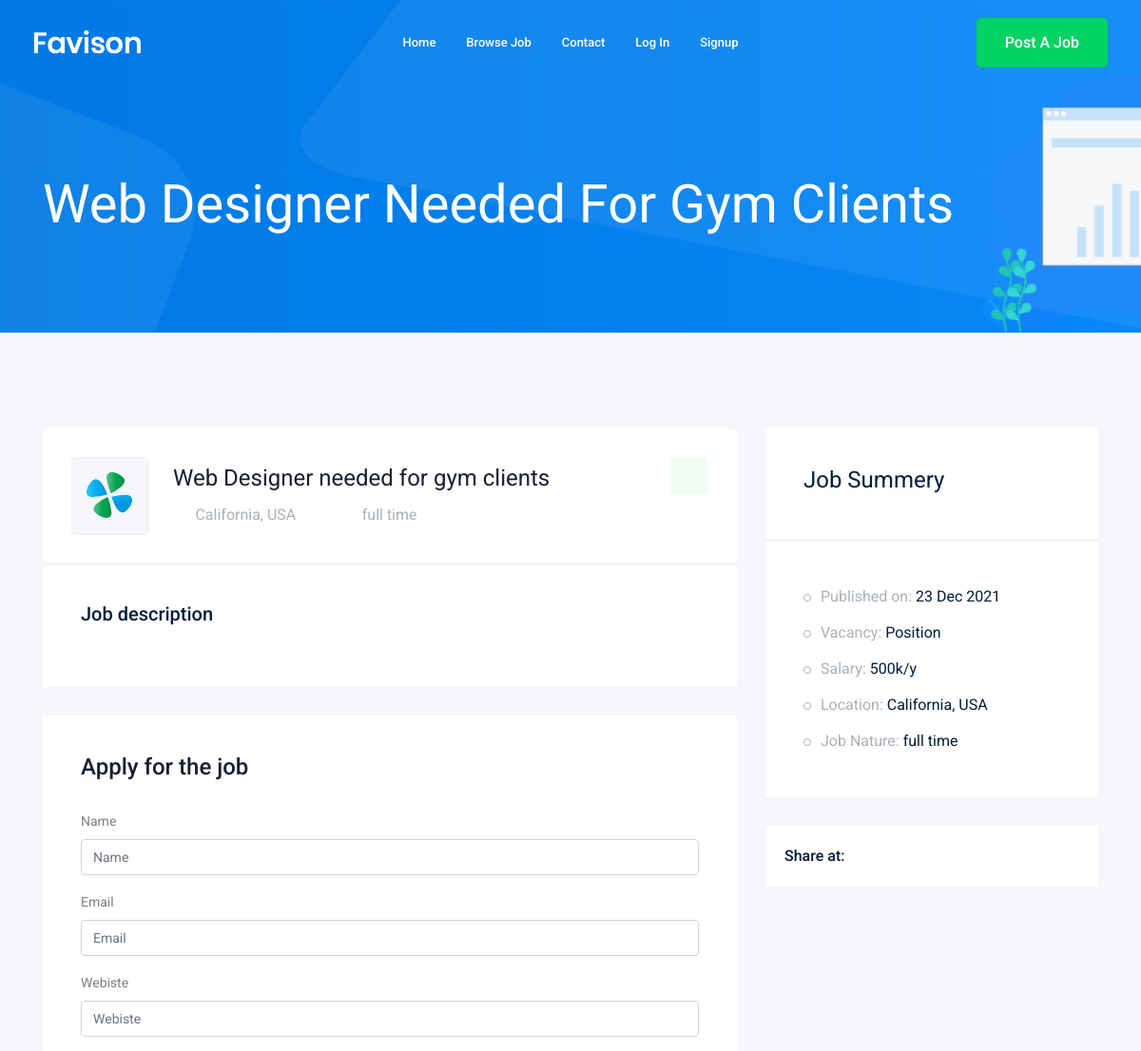
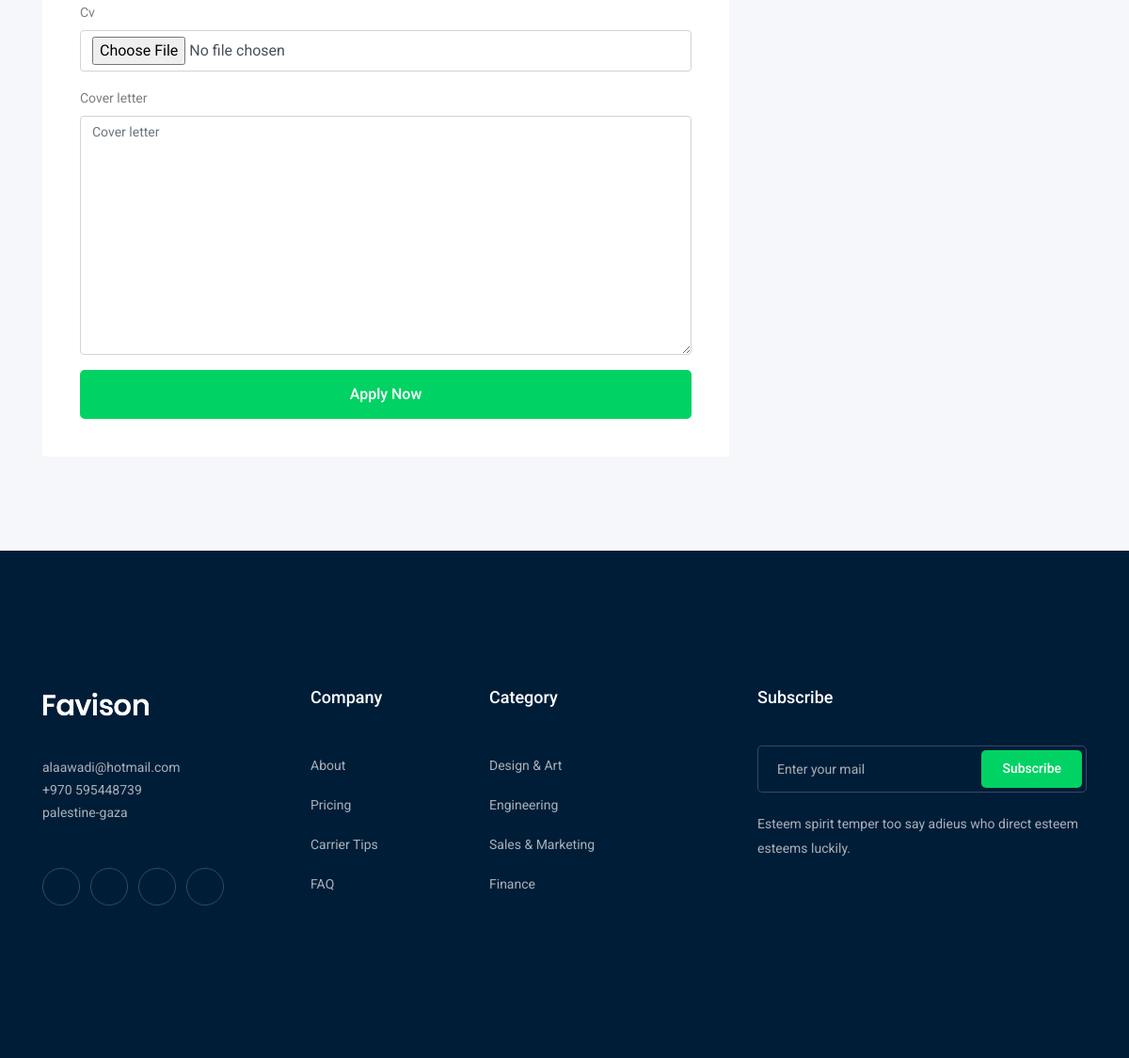
/job/web-designer-needed-for-gym-clients/, run on the app's committed database (2 pictures, top to bottom).
### job/models.py (models this page shows, shortened)
class Job(models.Model):
    owner = models.ForeignKey(User, related_name='job_owner', on_delete=models.CASCADE)
    title=models.CharField(max_length=50)
    job_type=models.CharField(max_length=20 , choices=JOB_TYPE)
    discription=models.TextField(max_length= 1000)
    published_at=models.DateTimeField(auto_now=True)
    vacancy=models.IntegerField(default=1)
    salary=models.IntegerField(default=0)
    experience=models.IntegerField(default=1)
    category= models.ForeignKey('Category',on_delete=models.CASCADE)
    image=models.ImageField(upload_to=image_upload)
    location=models.CharField(max_length=25,blank=True,null=True)
    map= models.URLField(blank=True,null=True)
    slug = models.SlugField(blank=True, null=True)
    def __str__(self):
        return self.title

### job/views.py (the view)
# urls.py: path('<str:slug>',views.job_detail , name='job_detail'),
def job_detail(request , slug):
    job_detail = Job.objects.get(slug=slug)
    form = ApplyForm()
    if request.method=='POST':
        form = ApplyForm(request.POST , request.FILES)
        if form.is_valid():
            myform = form.save(commit=False)
            myform.job = job_detail
            myform.owner = request.user
            myform.save()
    else:
        form = ApplyForm()
    context = {'job' : job_detail , 'form1':form}
    return render(request,'job/job_detail.html',context)

### job/form.py
class ApplyForm(forms.ModelForm):
    class Meta:
        model = Apply
        fields = ['name' ,'email','webiste','cv','cover_letter']

### course_file/django-job-board-master/job/templates/job/job_detail.html (shortened to what this page needs)
{% extends 'base.html' %}
{% load bootstrap4 %}
{% block body %}
    <div class="bradcam_area bradcam_bg_1">
        <div class="container">
            <div class="row">
                <div class="col-xl-12">
                    <div class="bradcam_text">
                        <h3>{{job}}</h3>
                    </div>
                </div>
            </div>
        </div>
    </div>
    <div class="job_details_area">
        <div class="container">
            <div class="row">
                <div class="col-lg-8">
                    <div class="job_details_header">
                        <div class="single_jobs white-bg d-flex justify-content-between">
                            <div class="jobs_left d-flex align-items-center">
                                <div class="thumb">
                                    <img src="img/svg_icon/1.svg" alt="">
                                </div>
                                <div class="jobs_conetent">
                                    <a href="#"><h4>{{job}}</h4></a>
                                    <div class="links_locat d-flex align-items-center">
                                        <div class="location">
                                            <p> <i class="fa fa-map-marker"></i> California, USA</p>
                                        </div>
                                        <div class="location">
                                            <p> <i class="fa fa-clock-o"></i>{{job.job_type}}</p>
                                        </div>
                                    </div>
                                </div>
                            </div>
                            <div class="jobs_right">
                                <div class="apply_now">
                                    <a class="heart_mark" href="#"> <i class="ti-heart"></i> </a>
                                </div>
                            </div>
                        </div>
                    </div>
                    <div class="descript_wrap white-bg">
                        <div class="single_wrap">
                            <h4>Job description</h4>
                        </div>
                    </div>
                    <div class="apply_job_form white-bg">
                        <h4>Apply for the job</h4>
                        <form method="POST" enctype="multipart/form-data">
                            {% bootstrap_form form1 %}
                            {% buttons %}
                                <button class="boxed-btn3 w-100" type="submit">Apply Now</button>
                            {% endbuttons %}
                        </form>
                    </div>
                </div>
                <div class="col-lg-4">
                    <div class="job_sumary">
                        <div class="summery_header">
                            <h3>Job Summery</h3>
                        </div>
                        <div class="job_content">
                            <ul>
                                <li>Published on: <span>{{job.published_at|date:'d M o'}}</span></li>
                                <li>Vacancy: <span>{{job.Vacancy}} Position</span></li>
                                <li>Salary: <span>{{job.salary}}k/y</span></li>
                                <li>Location: <span>California, USA</span></li>
                                <li>Job Nature: <span> {{job.job_type}}</span></li>
                            </ul>
                        </div>
                    </div>
                    <div class="share_wrap d-flex">
                        <span>Share at:</span>
                        <ul>
                            <li><a href="#"> <i class="fa fa-facebook"></i></a> </li>
                            <li><a href="#"> <i class="fa fa-google-plus"></i></a> </li>
                            <li><a href="#"> <i class="fa fa-twitter"></i></a> </li>
                            <li><a href="#"> <i class="fa fa-envelope"></i></a> </li>
                        </ul>
                    </div>
                    <div class="job_location_wrap">
                        <div class="job_lok_inner">
                            <div id="map" style="height: 200px;"></div>
                          </div>
                    </div>
                </div>
            </div>
        </div>
    </div>
    {% endblock body %}

### data on the page
Job: title "Web Designer Needed For Gym Clients", title "Web Designer needed for gym clients", job_type "full time", published_at "23 Dec 2021", salary "500"
